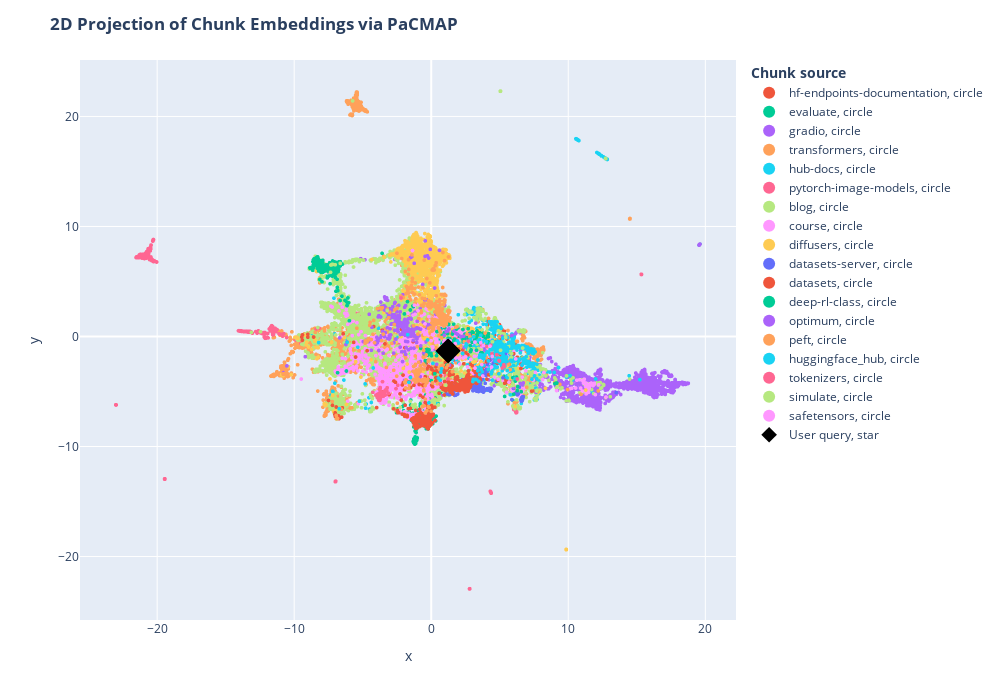

Notebook code cell kept with this figure:
### Code cell
df = pd.DataFrame.from_dict(
    [
        {
            "x": documents_projected[i, 0],
            "y": documents_projected[i, 1],
            "source": docs_processed[i].metadata["source"].split("/")[1],
            "extract": docs_processed[i].page_content[:100] + "...",
            "symbol": "circle",
            "size_col": 4,
        }
        for i in range(len(docs_processed))
    ]
    + [
        {
            "x": documents_projected[-1, 0],
            "y": documents_projected[-1, 1],
            "source": "User query",
            "extract": user_query,
            "size_col": 100,
            "symbol": "star",
        }
    ]
)

# visualize the embedding
fig = px.scatter(
    df,
    x="x",
    y="y",
    color="source",
    hover_data="extract",
    size="size_col",
    symbol="symbol",
    color_discrete_map={"User query": "black"},
    width=1000,
    height=700,
)
fig.update_traces(
    marker=dict(opacity=1, line=dict(width=0, color="DarkSlateGrey")),
    selector=dict(mode="markers"),
)
fig.update_layout(
    legend_title_text="<b>Chunk source</b>",
    title="<b>2D Projection of Chunk Embeddings via PaCMAP</b>",
)
fig.show()

### Figure 1 — Plotly figure (JSON) as saved in the notebook; plotly's stock layout.template omitted (floating-point values rounded to 4 significant figures; data arrays with more than 128 entries replaced by an {"elided": "..."} marker saying what was removed)
{"data": [{"customdata": [["Create an Endpoint\n\nAfter your first login, you will be directed to the [Endpoint creation page](htt..."], ["<img src=\"https://raw.githubusercontent.com/huggingface/hf-endpoints-documentation/main/assets/1_cre..."], ["Access and read Logs\n\nHugging Face Endpoints provides access to the logs of your Endpoints through t..."], ["Hugging Face Inference Endpoints documentation\n\n## Setup\n\n```bash\npip install hf-doc-builder==0.4.0 ..."], ["Pricing\n\n<div class=\"flex md:justify-start mb-2 text-gray-400 items-center\">\n  <a href=\"https://ui.e..."], ["## CPU Instances\n\nThe table below shows currently available CPU instances and their hourly pricing. ..."], ["## GPU Instances\n\nThe table below shows currently available GPU instances and their hourly pricing. ..."], ["```\ninstance hourly rate * ((hours * # min replica) + (scale-up hrs * # additional replicas))\n```\n\n#..."], ["Supported Transformers & Diffusers Tasks\n\nInference Endpoints offers out-of-the-box support for Mach..."], ["```\n\n### Text Classification\n\n```json\n{\n  \"inputs\": \"This sound track was beautiful! It paints the s..."], ["```\n\n### Text Generation\n\n```json\n{\n  \"inputs\": \"This sound track was beautiful! It paints the sener..."], ["```\n\n**Binary**\n```bash\ncurl --request POST \\\n  --url https://{ENDPOINT}/ \\\n  --header 'Content-Type..."], ["```\n\n**Binary**\n\n```bash\ncurl --request POST \\\n  --url https://{ENDPOINT}/ \\\n  --header 'Content-Typ..."], ["```\n\n\n### Additional parameters\n\nYou can add additional parameters, which are supported by the `pipe..."], ["Access and view Metrics\n\nHugging Face Endpoints provides access to the metrics and analytics of your..."], ["# FAQs \n\n\n\n### Q: In which regions are Inference Endpoints available?\n\nA: Inference Endpoints are cu..."], ["A: Yes, your Endpoint will always stay available/up with the number of min replicas defined in the A..."], ["### Q: What if I would like to deploy to a different instance type that is not listed?\n\nA: Please co..."], ["Help & Support \n\nWe have a variety of Inference Endpoints blog posts to help you at https://huggingf..."], ["Pause and Resume your Endpoint\n\nYou can `pause` & `resume` endpoints to save cost and configurations..."], ["After clicking the button, you will be asked to confirm the action. Click \"Pause {ENDPOINT-NAME}\" to..."], ["API Reference (Swagger)\n\n🤗 Inference Endpoints can be used through the [UI](https://ui.endpoints.hug..."], ["Use a custom Container Image\n\n\nInference Endpoints not only allows you to [customize your inference ..."], ["Autoscaling\n\nAutoscaling allows you to dynamically adjust the number of endpoint replicas running yo..."], ["## Scaling to 0\n\nInference Endpoints also supports autoscaling to 0, which means reducing the number..."], ["Create a Private Endpoint with AWS PrivateLink\n\nSecurity and secure inference are key principles of ..."], ["Once your Inference Endpoint is created successfully, go to the corresponding AWS account and add th..."], ["Security & Compliance\n\n🤗 Inference Endpoints is built with security and secure inference at its core..."], ["Public and Protected Endpoints do not require any additional configuration. For Private Endpoints, y..."], ["Send Requests to Endpoints\n\nYou can send requests to Inference Endpoints using the UI leveraging the..."], ["```\n\nThe Endpoints API offers the same API definitions as the [Inference API](https://huggingface.co..."], ["```\n\n### Custom handler\n\n`@huggingface/inference` supports tasks from https://huggingface.co/tasks, ..."], ["Change Organization or Account\n\nInference Endpoints uses your [Hugging Face](https://huggingface.co/..."], ["Update your Endpoint\n\nYou can update `running` Endpoints to change some of the configurations. Howev..."], ["Advanced Setup (Instance Types, Auto Scaling, Versioning)\n\nWe have seen how fast and easy it is to d..."], ["_Default: PyTorch if available._\n\n**Revision**\n\nCreate your Endpoint targeting a specific revision c..."], ["Inference Endpoints Version\n\nHugging Face Inference Endpoints comes with a default serving container..."], ["### GPU\n\n- `transformers[sklearn,sentencepiece,audio,vision]`: `4.27.2`\n- `diffusers`: `0.14.0`\n- `a..."], ["Serialization & Deserialization for Requests\n\nHugging Face Inference Endpount comes with a default s..."], ["| Content-Type           | Payload                        | \n| ---------------------- | ------------..."], ["| audio/webm             | `{\"inputs\": bytes(body)}`                     |\n| audio/webm;codecs=opus ..."], ["Below is a list of supported `accept` headers and the serialized payload is returned.\n\n\n| Accept    ..."], ["🤗 Inference Endpoints\n\n🤗 Inference Endpoints offers a secure production solution to easily deploy an..."], ["## Documentation and Examples\n\n* [Security & Compliance](/docs/inference-endpoints/security)\n* [Supp..."], ["Access 🤗 Inference Endpoints\n\nTo access the [Inference Endpoints web application](https://ui.endpoin..."], ["Add custom Dependencies\n\nInference Endpoints’ base image includes all required libraries to run infe..."], ["Create custom Inference Handler\n\nHugging Face Endpoints supports all of the Transformers and Sentenc..."], ["Included examples are for:\n\n* [Optimum and ONNX Runtime](https://huggingface.co/philschmid/distilber..."], ["The code can also be found in this [Notebook](https://colab.research.google.com/drive/1hANJeRa1PK1gZ..."], ["```\n# install git-lfs to interact with the repository\nsudo apt-get update\nsudo apt-get install git-l..."], ["```\n!cd distilbert-base-uncased-emotion && touch handler.py\n```\n\nIn there, you define your `Endpoint..."], ["```\n!echo \"holidays\" >> requirements.txt\n!pip install -r requirements.txt\n```\n\nNext, we have to adju..."], ["```\n\n### 4. Test EndpointHandler\n\nTo test our EndpointHandler, we can simplify import, initialize an..."], ["```\n# add all our new files\n!git add *\n# commit our files\n!git commit -m \"add custom handler\"\n# push..."]], "hovertemplate": "source=hf-endpoints-documentation<br>symbol=circle<br>x=%{x}<br>y=%{y}<br>size_col=%{marker.size}<br>extract=%{customdata[0]}<extra></extra>", "legendgroup": "hf-endpoints-documentation, circle", "marker": {"color": "#EF553B", "line": {"color": "DarkSlateGrey", "width": 0}, "opacity": 1, "size": [4, 4, 4, 4, 4, 4, 4, 4, 4, 4, 4, 4, 4, 4, 4, 4, 4, 4, 4, 4, 4, 4, 4, 4, 4, 4, 4, 4, 4, 4, 4, 4, 4, 4, 4, 4, 4, 4, 4, 4, 4, 4, 4, 4, 4, 4, 4, 4, 4, 4, 4, 4, 4, 4], "sizemode": "area", "sizeref": 0.25, "symbol": "circle"}, "mode": "markers", "name": "hf-endpoints-documentation, circle", "showlegend": true, "type": "scattergl", "x": [5.311, 4.925, 5.195, 5.042, 4.565, -1.698, -1.253, -2.224, -5.86, -3.402, -7.174, 7.137, 6.123, 5.867, 5.259, 4.596, 4.731, 5.553, 4.739, 4.473, 5.102, 5.048, 2.473, -1.702, 4.168, 5.144, 5.151, 4.964, 5.333, 5.014, 4.79, 5.017, 5.259, 4.563, 4.214, 2.992, 4.13, -1.166, 4.828, 6.903, 7.579, 6.695, 4.719, 4.612, 5.007, 4.095, 4.406, -5.682, 4.814, 4.189, 4.443, 0.5124, 3.52, 4.625], "xaxis": "x", "y": [0.2492, 0.8128, 0.02836, -0.306, 1.292, 2.834, 2.748, 2.887, -0.8931, -3.453, -5.703, -4.204, -3.782, -3.027, 0.3427, 1.23, 0.9245, -1.35, 1.172, 1.172, 0.569, 0.8649, 0.4287, 2.924, 1.332, 0.6697, 0.6539, 1.087, 0.4729, 0.8499, 0.802, 0.6472, -0.1233, 0.8811, 1.206, 0.4281, 1.485, 1.557, 0.8293, -3.952, -4.046, -3.69, 1.408, 1.278, 0.9811, 0.988, 1.253, 0.1422, 0.8853, -0.477, 0.7249, -3.07, -1.295, 0.1123], "yaxis": "y"}, {"customdata": {"elided": "360x1 str values"}, "hovertemplate": "source=evaluate<br>symbol=circle<br>x=%{x}<br>y=%{y}<br>size_col=%{marker.size}<br>extract=%{customdata[0]}<extra></extra>", "legendgroup": "evaluate, circle", "marker": {"color": "#00cc96", "line": {"color": "DarkSlateGrey", "width": 0}, "opacity": 1, "size": {"elided": "360 int values"}, "sizemode": "area", "sizeref": 0.25, "symbol": "circle"}, "mode": "markers", "name": "evaluate, circle", "showlegend": true, "type": "scattergl", "x": {"elided": "360 float values"}, "xaxis": "x", "y": {"elided": "360 float values"}, "yaxis": "y"}, {"customdata": {"elided": "2188x1 str values"}, "hovertemplate": "source=gradio<br>symbol=circle<br>x=%{x}<br>y=%{y}<br>size_col=%{marker.size}<br>extract=%{customdata[0]}<extra></extra>", "legendgroup": "gradio, circle", "marker": {"color": "#ab63fa", "line": {"color": "DarkSlateGrey", "width": 0}, "opacity": 1, "size": {"elided": "2188 int values"}, "sizemode": "area", "sizeref": 0.25, "symbol": "circle"}, "mode": "markers", "name": "gradio, circle", "showlegend": true, "type": "scattergl", "x": {"elided": "2188 float values"}, "xaxis": "x", "y": {"elided": "2188 float values"}, "yaxis": "y"}, {"customdata": {"elided": "4121x1 str values"}, "hovertemplate": "source=transformers<br>symbol=circle<br>x=%{x}<br>y=%{y}<br>size_col=%{marker.size}<br>extract=%{customdata[0]}<extra></extra>", "legendgroup": "transformers, circle", "marker": {"color": "#FFA15A", "line": {"color": "DarkSlateGrey", "width": 0}, "opacity": 1, "size": {"elided": "4121 int values"}, "sizemode": "area", "sizeref": 0.25, "symbol": "circle"}, "mode": "markers", "name": "transformers, circle", "showlegend": true, "type": "scattergl", "x": {"elided": "4121 float values"}, "xaxis": "x", "y": {"elided": "4121 float values"}, "yaxis": "y"}, {"customdata": {"elided": "874x1 str values"}, "hovertemplate": "source=hub-docs<br>symbol=circle<br>x=%{x}<br>y=%{y}<br>size_col=%{marker.size}<br>extract=%{customdata[0]}<extra></extra>", "legendgroup": "hub-docs, circle", "marker": {"color": "#19d3f3", "line": {"color": "DarkSlateGrey", "width": 0}, "opacity": 1, "size": {"elided": "874 int values"}, "sizemode": "area", "sizeref": 0.25, "symbol": "circle"}, "mode": "markers", "name": "hub-docs, circle", "showlegend": true, "type": "scattergl", "x": {"elided": "874 float values"}, "xaxis": "x", "y": {"elided": "874 float values"}, "yaxis": "y"}, {"customdata": {"elided": "804x1 str values"}, "hovertemplate": "source=pytorch-image-models<br>symbol=circle<br>x=%{x}<br>y=%{y}<br>size_col=%{marker.size}<br>extract=%{customdata[0]}<extra></extra>", "legendgroup": "pytorch-image-models, circle", "marker": {"color": "#FF6692", "line": {"color": "DarkSlateGrey", "width": 0}, "opacity": 1, "size": {"elided": "804 int values"}, "sizemode": "area", "sizeref": 0.25, "symbol": "circle"}, "mode": "markers", "name": "pytorch-image-models, circle", "showlegend": true, "type": "scattergl", "x": {"elided": "804 float values"}, "xaxis": "x", "y": {"elided": "804 float values"}, "yaxis": "y"}, {"customdata": {"elided": "4255x1 str values"}, "hovertemplate": "source=blog<br>symbol=circle<br>x=%{x}<br>y=%{y}<br>size_col=%{marker.size}<br>extract=%{customdata[0]}<extra></extra>", "legendgroup": "blog, circle", "marker": {"color": "#B6E880", "line": {"color": "DarkSlateGrey", "width": 0}, "opacity": 1, "size": {"elided": "4255 int values"}, "sizemode": "area", "sizeref": 0.25, "symbol": "circle"}, "mode": "markers", "name": "blog, circle", "showlegend": true, "type": "scattergl", "x": {"elided": "4255 float values"}, "xaxis": "x", "y": {"elided": "4255 float values"}, "yaxis": "y"}, {"customdata": {"elided": "1354x1 str values"}, "hovertemplate": "source=course<br>symbol=circle<br>x=%{x}<br>y=%{y}<br>size_col=%{marker.size}<br>extract=%{customdata[0]}<extra></extra>", "legendgroup": "course, circle", "marker": {"color": "#FF97FF", "line": {"color": "DarkSlateGrey", "width": 0}, "opacity": 1, "size": {"elided": "1354 int values"}, "sizemode": "area", "sizeref": 0.25, "symbol": "circle"}, "mode": "markers", "name": "course, circle", "showlegend": true, "type": "scattergl", "x": {"elided": "1354 float values"}, "xaxis": "x", "y": {"elided": "1354 float values"}, "yaxis": "y"}, {"customdata": {"elided": "1481x1 str values"}, "hovertemplate": "source=diffusers<br>symbol=circle<br>x=%{x}<br>y=%{y}<br>size_col=%{marker.size}<br>extract=%{customdata[0]}<extra></extra>", "legendgroup": "diffusers, circle", "marker": {"color": "#FECB52", "line": {"color": "DarkSlateGrey", "width": 0}, "opacity": 1, "size": {"elided": "1481 int values"}, "sizemode": "area", "sizeref": 0.25, "symbol": "circle"}, "mode": "markers", "name": "diffusers, circle", "showlegend": true, "type": "scattergl", "x": {"elided": "1481 float values"}, "xaxis": "x", "y": {"elided": "1481 float values"}, "yaxis": "y"}, {"customdata": {"elided": "186x1 str values"}, "hovertemplate": "source=datasets-server<br>symbol=circle<br>x=%{x}<br>y=%{y}<br>size_col=%{marker.size}<br>extract=%{customdata[0]}<extra></extra>", "legendgroup": "datasets-server, circle", "marker": {"color": "#636efa", "line": {"color": "DarkSlateGrey", "width": 0}, "opacity": 1, "size": {"elided": "186 int values"}, "sizemode": "area", "sizeref": 0.25, "symbol": "circle"}, "mode": "markers", "name": "datasets-server, circle", "showlegend": true, "type": "scattergl", "x": {"elided": "186 float values"}, "xaxis": "x", "y": {"elided": "186 float values"}, "yaxis": "y"}, {"customdata": {"elided": "578x1 str values"}, "hovertemplate": "source=datasets<br>symbol=circle<br>x=%{x}<br>y=%{y}<br>size_col=%{marker.size}<br>extract=%{customdata[0]}<extra></extra>", "legendgroup": "datasets, circle", "marker": {"color": "#EF553B", "line": {"color": "DarkSlateGrey", "width": 0}, "opacity": 1, "size": {"elided": "578 int values"}, "sizemode": "area", "sizeref": 0.25, "symbol": "circle"}, "mode": "markers", "name": "datasets, circle", "showlegend": true, "type": "scattergl", "x": {"elided": "578 float values"}, "xaxis": "x", "y": {"elided": "578 float values"}, "yaxis": "y"}, {"customdata": {"elided": "446x1 str values"}, "hovertemplate": "source=deep-rl-class<br>symbol=circle<br>x=%{x}<br>y=%{y}<br>size_col=%{marker.size}<br>extract=%{customdata[0]}<extra></extra>", "legendgroup": "deep-rl-class, circle", "marker": {"color": "#00cc96", "line": {"color": "DarkSlateGrey", "width": 0}, "opacity": 1, "size": {"elided": "446 int values"}, "sizemode": "area", "sizeref": 0.25, "symbol": "circle"}, "mode": "markers", "name": "deep-rl-class, circle", "showlegend": true, "type": "scattergl", "x": {"elided": "446 float values"}, "xaxis": "x", "y": {"elided": "446 float values"}, "yaxis": "y"}, {"customdata": {"elided": "303x1 str values"}, "hovertemplate": "source=optimum<br>symbol=circle<br>x=%{x}<br>y=%{y}<br>size_col=%{marker.size}<br>extract=%{customdata[0]}<extra></extra>", "legendgroup": "optimum, circle", "marker": {"color": "#ab63fa", "line": {"color": "DarkSlateGrey", "width": 0}, "opacity": 1, "size": {"elided": "303 int values"}, "sizemode": "area", "sizeref": 0.25, "symbol": "circle"}, "mode": "markers", "name": "optimum, circle", "showlegend": true, "type": "scattergl", "x": {"elided": "303 float values"}, "xaxis": "x", "y": {"elided": "303 float values"}, "yaxis": "y"}, {"customdata": {"elided": "382x1 str values"}, "hovertemplate": "source=peft<br>symbol=circle<br>x=%{x}<br>y=%{y}<br>size_col=%{marker.size}<br>extract=%{customdata[0]}<extra></extra>", "legendgroup": "peft, circle", "marker": {"color": "#FFA15A", "line": {"color": "DarkSlateGrey", "width": 0}, "opacity": 1, "size": {"elided": "382 int values"}, "sizemode": "area", "sizeref": 0.25, "symbol": "circle"}, "mode": "markers", "name": "peft, circle", "showlegend": true, "type": "scattergl", "x": {"elided": "382 float values"}, "xaxis": "x", "y": {"elided": "382 float values"}, "yaxis": "y"}, {"customdata": {"elided": "363x1 str values"}, "hovertemplate": "source=huggingface_hub<br>symbol=circle<br>x=%{x}<br>y=%{y}<br>size_col=%{marker.size}<br>extract=%{customdata[0]}<extra></extra>", "legendgroup": "huggingface_hub, circle", "marker": {"color": "#19d3f3", "line": {"color": "DarkSlateGrey", "width": 0}, "opacity": 1, "size": {"elided": "363 int values"}, "sizemode": "area", "sizeref": 0.25, "symbol": "circle"}, "mode": "markers", "name": "huggingface_hub, circle", "showlegend": true, "type": "scattergl", "x": {"elided": "363 float values"}, "xaxis": "x", "y": {"elided": "363 float values"}, "yaxis": "y"}, {"customdata": {"elided": "144x1 str values"}, "hovertemplate": "source=tokenizers<br>symbol=circle<br>x=%{x}<br>y=%{y}<br>size_col=%{marker.size}<br>extract=%{customdata[0]}<extra></extra>", "legendgroup": "tokenizers, circle", "marker": {"color": "#FF6692", "line": {"color": "DarkSlateGrey", "width": 0}, "opacity": 1, "size": {"elided": "144 int values"}, "sizemode": "area", "sizeref": 0.25, "symbol": "circle"}, "mode": "markers", "name": "tokenizers, circle", "showlegend": true, "type": "scattergl", "x": {"elided": "144 float values"}, "xaxis": "x", "y": {"elided": "144 float values"}, "yaxis": "y"}, {"customdata": [["!--Copyright 2022 The HuggingFace Team. All rights reserved.\n\nLicensed under the Apache License, Ver..."], ["```\n\nYou can then provide the `generate_map` method as an argument to the `sm.ParallelRLEnv` class, ..."], ["How to contribute to simulate?\n[![Contributor Covenant](https://img.shields.io/badge/Contributor%20C..."], ["```\n\n3. Create a new branch to hold your development changes:\n\n\t```bash\n\tgit checkout -b a-descripti..."], ["!--Copyright 2022 The HuggingFace Team. All rights reserved.\n\nLicensed under the Apache License, Ver..."], ["!--Copyright 2022 The HuggingFace Team. All rights reserved.\n\nLicensed under the Apache License, Ver..."], ["# Simulate with Godot\n\n### Install in Godot 4\nThis integration has been developed for Godot 4.x. You..."], ["!--Copyright 2022 The HuggingFace Team. All rights reserved.\n\nLicensed under the Apache License, Ver..."], ["```\npip install --upgrade simulate\n```\nBefore you merge a PR, fix the style (we use `isort` + `black..."], ["```\nimport simulate as sm\n\nscene = sm.Scene()\nscene += sm.Plane() + sm.Sphere(position=[0, 1, 0], ra..."], ["```\npython examples/basic/objects.py\n```\n<p align=\"center\">\n    <br>\n    <img src=\"https://user-imag..."], ["```\n# Add two copy of the sphere to the scene as children of the root node (using list will add all ..."], ["```\n\n### Visualization engine\n\nA default vizualization engine is provided with the vtk backend of `p..."], ["!--Copyright 2022 The HuggingFace Team. All rights reserved.\n\nLicensed under the Apache License, Ver..."], ["!--Copyright 2022 The HuggingFace Team. All rights reserved.\n\nLicensed under the Apache License, Ver..."], ["```\nscene = sm.Scene.create_from(\"simulate-tests/Box/glTF-Embedded/Box.gltf\")\n```\n\nor, they can be t..."], ["!--Copyright 2022 The HuggingFace Team. All rights reserved.\n\nLicensed under the Apache License, Ver..."], ["<div class=\"mt-10\">\n  <div class=\"w-full flex flex-col space-y-4 md:space-y-0 md:grid md:grid-cols-2..."], ["<a class=\"!no-underline border dark:border-gray-700 p-5 rounded-lg shadow hover:shadow-lg\" href=\"./c..."], ["p align=\"center\">\n    <br>\n    <img src=\"docs/source/assets/simulate_library.png\" width=\"400\"/>\n    ..."], ["```\npip install --upgrade simulate\n```\nBefore you merge a PR, fix the style (we use `isort` + `black..."], ["```\nfrom simulate import Scene\n\nscene = Scene.create_from('tests/test_assets/fixtures/Box.gltf')  # ..."], ["```\n\nAn object (as well as the Scene) is just a node in a tree provided with optional mesh (under th..."], ["```\npython examples/basic/objects.py\n```\n<p align=\"center\">\n    <br>\n    <img src=\"https://user-imag..."], ["```\n# Add two copy of the sphere to the scene as children of the root node (using list will add all ..."], ["```\n\nEditing objects:\n- mesh of the object can be edited with all the manipulation operator provided..."], ["# Unity Integration\n\n### Install with the Unity editor\nCurrently we use Unity version `2021.3.2f1` a..."], ["```\n{\n    \"type\": \"MyCommand\",\n    \"contents\": json.dumps({\n        \"message\": \"hello from python AP..."], ["```\n\nThis currently only supports Box, Sphere, and Capsule colliders (the Unity/PhysX colliders).\n\nD..."], ["!--Copyright 2022 The HuggingFace Team. All rights reserved.\n\nLicensed under the Apache License, Ver..."], ["!---\nCopyright 2020 The HuggingFace Team. All rights reserved.\n\nLicensed under the Apache License, V..."], ["Security Policy\n\n## Supported Versions\n<!--\nUse this section to tell people about which versions of ..."], ["!--Copyright 2022 The HuggingFace Team. All rights reserved.\n\nLicensed under the Apache License, Ver..."], ["!--Copyright 2022 The HuggingFace Team. All rights reserved.\n\nLicensed under the Apache License, Ver..."], ["his package provides core backend functionality for the Hugging Face Simulate project: (https://gith..."], ["!--Copyright 2022 The HuggingFace Team. All rights reserved.\n\nLicensed under the Apache License, Ver..."], ["The \"leaf\" reward functions can be combined in a tree structure with the following predicate functio..."], ["!--Copyright 2022 The HuggingFace Team. All rights reserved.\n\nLicensed under the Apache License, Ver..."], ["```\nfor i in range(60):\n    event = scene.step()\n```\nYou should see the cube falling onto the plane...."], ["```\nscene.config.return_nodes = False\nscene.config.return_frames = False\nscene.show()\n```\nFor advanc..."], ["!--Copyright 2022 The HuggingFace Team. All rights reserved.\n\nLicensed under the Apache License, Ver..."], ["!--Copyright 2022 The HuggingFace Team. All rights reserved.\n\nLicensed under the Apache License, Ver..."], ["!--Copyright 2022 The HuggingFace Team. All rights reserved.\n\nLicensed under the Apache License, Ver..."], ["The created environments are stored in a language/framework agnostic format and can be loaded and ru..."], ["# Blender Integration\n\n### Install addon in Blender\nThis integration has been developed for Blender ..."], ["Tests examples taken from the original great gltflib\n\nFind the great gltflib by Lukas Shawford here:..."], ["!--Copyright 2022 The HuggingFace Team. All rights reserved.\n\nLicensed under the Apache License, Ver..."], ["# Examples for Simulate\n\nThe examples are organized by level of complexity or application. \nCurrentl..."], ["!--Copyright 2022 The HuggingFace Team. All rights reserved.\n\nLicensed under the Apache License, Ver..."], ["!--Copyright 2022 The HuggingFace Team. All rights reserved.\n\nLicensed under the Apache License, Ver..."], ["```\n\nNow we need to identify which build your GPU is using and add it to your xorg config file:\n\n```..."], ["!--Copyright 2022 The HuggingFace Team. All rights reserved.\n\nLicensed under the Apache License, Ver..."], ["!--Copyright 2022 The HuggingFace Team. All rights reserved.\n\nLicensed under the Apache License, Ver..."], ["!--Copyright 2022 The HuggingFace Team. All rights reserved.\n\nLicensed under the Apache License, Ver..."], ["Reward function:\n- A dense reward based on improvement in best euclidean distance to the object\n- A ..."], ["Example: [`sb3_procgen.py`](https://github.com/huggingface/simulate/examples/rl/sb3_procgen.py)\n\nObj..."], ["Parallel: 16 independent instances of the same environment configuration.\n\n\n## Reward functions base..."], ["!--Copyright 2022 The HuggingFace Team. All rights reserved.\n\nLicensed under the Apache License, Ver..."], ["!--Copyright 2022 The HuggingFace Team. All rights reserved.\n\nLicensed under the Apache License, Ver..."]], "hovertemplate": "source=simulate<br>symbol=circle<br>x=%{x}<br>y=%{y}<br>size_col=%{marker.size}<br>extract=%{customdata[0]}<extra></extra>", "legendgroup": "simulate, circle", "marker": {"color": "#B6E880", "line": {"color": "DarkSlateGrey", "width": 0}, "opacity": 1, "size": [4, 4, 4, 4, 4, 4, 4, 4, 4, 4, 4, 4, 4, 4, 4, 4, 4, 4, 4, 4, 4, 4, 4, 4, 4, 4, 4, 4, 4, 4, 4, 4, 4, 4, 4, 4, 4, 4, 4, 4, 4, 4, 4, 4, 4, 4, 4, 4, 4, 4, 4, 4, 4, 4, 4, 4, 4, 4, 4], "sizemode": "area", "sizeref": 0.25, "symbol": "circle"}, "mode": "markers", "name": "simulate, circle", "showlegend": true, "type": "scattergl", "x": [-5.766, 1.065, 5.057, 4.468, 6.723, 6.361, -6.007, -4.944, -5.675, -5.49, 2.33, -5.39, -6.254, 6.7, -5.163, -5.538, 6.485, 7.682, 7.709, -5.517, -5.675, -5.585, -5.469, 2.153, -5.472, -5.535, -6.096, 7.223, -5.244, 6.799, 5.432, 5.862, 6.759, 6.413, -5.851, -7.32, -7.348, -5.655, -5.737, -6.279, 6.669, 6.81, -5.753, -5.867, -5.651, 5.991, 6.588, -5.981, 6.783, -3.214, -0.134, 6.694, -6.025, -7.182, -7.233, -6.64, -7.015, 6.723, -5.671], "xaxis": "x", "y": [6.773, -4.43, -1.247, -0.4836, 0.5899, 0.513, 6.795, 6.938, 6.936, 6.989, -3.608, 7.008, 6.702, 0.5142, 6.971, 6.948, 0.5792, -4.958, -4.898, 6.909, 6.905, 6.991, 7.025, -3.554, 7.009, 6.993, 6.756, -3.383, 6.806, 0.5372, -0.07793, -1.559, 0.3878, 0.4354, 6.756, 6.501, 5.833, 6.906, 6.967, 6.787, -1.05, 0.5356, 6.847, 6.781, 6.937, -4.446, 0.4499, 6.851, 0.573, 2.358, 1.803, 0.5609, 6.714, 6.547, 6.553, 6.646, 6.529, 0.5338, 6.313], "yaxis": "y"}, {"customdata": [["# How to release\n\n# Before the release\n\nSimple checklist on how to make releases for `safetensors`.\n..."], ["# Rust\n\n- `safetensors` (rust, python & node) versions don't have to be in sync but it's\n  very comm..."], ["# Python\n\n- Edit `bindings/python/setup.py` to reflect new version.\n- Edit `bindings/python/py_src/s..."], ["# Node\n\n- Edit `bindings/node/package.json` to reflect new version.\n- Edit `CHANGELOG.md`:\n    - Add..."], ["Flax API\n\n[[autodoc]] safetensors.flax.load_file\n[[autodoc]] safetensors.flax.load\n[[autodoc]] safet..."], ["Convert weights to safetensors\n\nPyTorch model weights are commonly saved and stored as `.bin` files ..."], ["Numpy API\n\n[[autodoc]] safetensors.numpy.load_file\n[[autodoc]] safetensors.numpy.load\n[[autodoc]] sa..."], ["Speed Comparison\n\n<a href=\"https://colab.research.google.com/github/huggingface/notebooks/blob/main/..."], ["```\n\n### CPU benchmark\n\n```py\n>>> start_st = datetime.datetime.now()\n>>> weights = load_file(sf_file..."], ["```\n\nThis speedup is due to the fact that this library avoids unnecessary copies by mapping the file..."], ["```\n\nThe speedup works because this library is able to skip unnecessary CPU allocations. It is unfor..."], ["# Installation\n\n```\npip install safetensors\n```\n\n\n## Usage\n\n### Numpy\n\n```python\nfrom safetensors.nu..."], ["PaddlePaddle API\n\n[[autodoc]] safetensors.paddle.load_file\n[[autodoc]] safetensors.paddle.load\n[[aut..."], ["he purpose of this directory is to showcase various attacks (and creating your own).\n\n\n# Torch Arbit..."], ["```\npython numpy_dos_create.py\npython numpy_dos_get_pwned.py\n```\n\n# Safetensors abuse attempts\n\nIn o..."], ["```\npython safetensors_abuse_attempt_1.py\npython safetensors_abuse_attempt_2.py\npython safetensors_a..."], ["p align=\"center\">\n  <picture>\n    <source media=\"(prefers-color-scheme: dark)\" srcset=\"https://huggi..."], ["Rust\n[![Crates.io](https://img.shields.io/crates/v/safetensors.svg)](https://crates.io/crates/safete..."], ["```\n\n#### From source\n\nFor the sources, you need Rust\n\n```bash\n# Install Rust\ncurl --proto '=https' ..."], ["```\n\n[Python documentation](https://huggingface.co/docs/safetensors/index)\n\n\n### Format\n\n- 8 bytes: ..."], ["Notes:\n - Duplicate keys are disallowed. Not all parsers may respect this.\n - In general the subset ..."], ["Let's take a look at alternatives and why this format is deemed interesting.\nThis is my very persona..."], ["- Safe: Can I use a file randomly downloaded and expect not to run arbitrary code ?\n- Zero-copy: Doe..."], ["### Main oppositions\n\n- Pickle: Unsafe, runs arbitrary code\n- H5: Apparently now discouraged for TF/..."], ["### Notes\n\n- Zero-copy: No format is really zero-copy in ML, it needs to go from disk to RAM/GPU RAM..."], ["- Lazy loading: in distributed (multi-node or multi-gpu) settings, it's nice to be able to\nload only..."], ["Metadata Parsing\n\nGiven the simplicity of the format, it's very simple and efficient to fetch and pa..."], ["## Usage\n\n### JavaScript/TypeScript[[js]]\n\nUsing [`huggingface.js`](https://huggingface.co/docs/hugg..."], ["```\n\nDepending on whether the safetensors weights are sharded into multiple files or not, the output..."], ["```\n\n### Python\n\nIn this example python script, we are parsing metadata of [gpt2](https://huggingfac..."], ["```\n\n## Example output\n\nFor instance, here are the number of params per dtype for a few models on th..."], ["model | safetensors | params\n--- | --- | ---\n[gpt2](https://huggingface.co/gpt2?show_tensors=true) |..."], ["[bigscience/bloom](https://huggingface.co/bigscience/bloom?show_tensors=true) | sharded | { 'BF16' =..."], ["Torch API\n\n[[autodoc]] safetensors.torch.load_file\n[[autodoc]] safetensors.torch.load\n[[autodoc]] sa..."], ["Tensorflow API\n\n[[autodoc]] safetensors.tensorflow.load_file\n[[autodoc]] safetensors.tensorflow.load..."], ["!-- DISABLE-FRONTMATTER-SECTIONS -->\n\n<div class=\"flex justify-center\">\n    <img class=\"block dark:h..."], ["```\n\n### Save tensors\n\n```python\nimport torch\nfrom safetensors.torch import save_file\n\ntensors = {\n ..."], ["```\n\n## Format\n\nLet's say you have safetensors file named `model.safetensors`, then `model.safetenso..."], ["* [huggingface/transformers](https://github.com/huggingface/transformers)\n* [AUTOMATIC1111/stable-di..."], ["* [PaddlePaddle/PaddleNLP](https://github.com/PaddlePaddle/PaddleNLP)\n* [AIGC-Audio/AudioGPT](https:..."], ["Torch shared tensors\n\n\n## TL;DR\n\nUsing specific functions, which should work in most cases for you.\n..."], ["```\n\n## Why are shared tensors not saved in `safetensors` ?\n\nMultiple reasons for that:\n\n- *Not all ..."], ["```\n\nNow with all those reasons being mentioned, nothing is set in stone in there.\nShared tensors do..."]], "hovertemplate": "source=safetensors<br>symbol=circle<br>x=%{x}<br>y=%{y}<br>size_col=%{marker.size}<br>extract=%{customdata[0]}<extra></extra>", "legendgroup": "safetensors, circle", "marker": {"color": "#FF97FF", "line": {"color": "DarkSlateGrey", "width": 0}, "opacity": 1, "size": [4, 4, 4, 4, 4, 4, 4, 4, 4, 4, 4, 4, 4, 4, 4, 4, 4, 4, 4, 4, 4, 4, 4, 4, 4, 4, 4, 4, 4, 4, 4, 4, 4, 4, 4, 4, 4, 4, 4, 4, 4, 4, 4], "sizemode": "area", "sizeref": 0.25, "symbol": "circle"}, "mode": "markers", "name": "safetensors, circle", "showlegend": true, "type": "scattergl", "x": [3.193, 3.81, 3.613, 4.287, 2.333, 0.2668, 2.513, -0.173, -1.176, -1.233, -0.9664, 1.112, 3.694, 1.38, 2.039, 1.786, 6.164, 1.743, 1.234, 2.651, 0.1215, -0.008625, 0.1358, 0.4049, -0.4558, -1.328, 4.398, 4.883, 2.887, 3.193, 3.763, -0.634, 5.674, 0.8324, 0.9255, 0.9654, 0.547, 4.448, -1.366, -9.486, -0.4687, 0.09808, 0.3285], "xaxis": "x", "y": [-0.5048, -0.8325, -0.5685, -0.884, -1.954, -0.1983, -1.846, 1.805, 2.016, 2.846, 2.345, -0.4794, -2.552, -0.3854, -1.985, -1.952, -2.033, -0.6438, -0.3438, -2.763, -0.9708, -0.3889, 0.1353, -0.2817, 1.148, 1.936, -2.776, -3.893, -2.084, -2.874, -3.593, -0.5272, -4.161, -0.8448, -0.5117, -0.377, -0.5179, -1.814, 7.81, -3.867, 0.191, 0.1711, -0.5452], "yaxis": "y"}, {"customdata": [["How to create a pipeline object?"]], "hovertemplate": "source=User query<br>symbol=star<br>x=%{x}<br>y=%{y}<br>size_col=%{marker.size}<br>extract=%{customdata[0]}<extra></extra>", "legendgroup": "User query, star", "marker": {"color": "black", "line": {"color": "DarkSlateGrey", "width": 0}, "opacity": 1, "size": [100], "sizemode": "area", "sizeref": 0.25, "symbol": "diamond"}, "mode": "markers", "name": "User query, star", "showlegend": true, "type": "scattergl", "x": [1.23], "xaxis": "x", "y": [-1.31], "yaxis": "y"}], "layout": {"height": 700, "legend": {"itemsizing": "constant", "title": {"text": "<b>Chunk source</b>"}, "tracegroupgap": 0}, "margin": {"t": 60}, "title": {"text": "<b>2D Projection of Chunk Embeddings via PaCMAP</b>"}, "width": 1000, "xaxis": {"anchor": "y", "domain": [0, 1], "title": {"text": "x"}}, "yaxis": {"anchor": "x", "domain": [0, 1], "title": {"text": "y"}}}}
